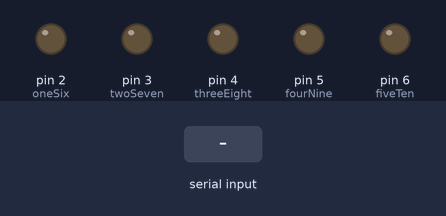
Bench run of a sketch on a simulated Arduino Uno, built with avr-gcc and run on an emulated ATmega328P. On the bench: output pins drawn as LEDs (lit = HIGH). The test bench sets the inputs (shaded band).

Above: at 3.9 s.
4.0 s: "90,45\n" received over Serial
At 6.2 s:
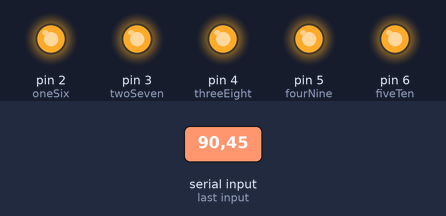
6.5 s: "30,150\n" received over Serial
At 7.6 s:
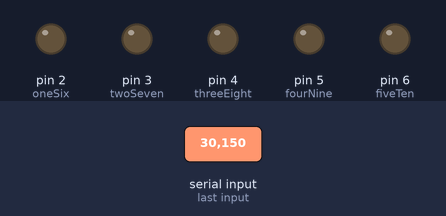
8.0 s: "2\n" received over Serial
At 8.7 s:
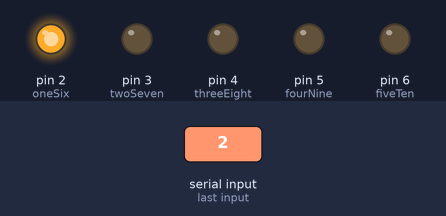
Timing chart, 0 to 11.0 s (numbered marks = the images above; inputs shaded):
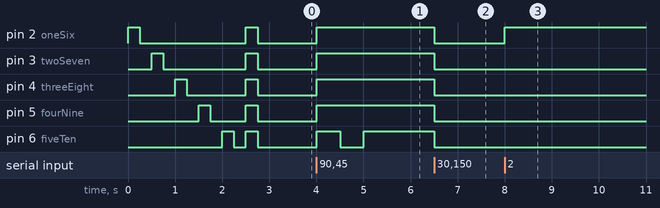

Measured:
- after the input at 4.0 s, pin 2 (oneSix), pin 3 (twoSeven), pin 4 (threeEight), pin 5 (fourNine): LOW → HIGH at once; pin 6 (fiveTen): LOW → HIGH at once, → LOW 0.50 s later, → HIGH 0.50 s later
- after the input at 6.5 s, pin 2 (oneSix), pin 3 (twoSeven), pin 4 (threeEight), pin 5 (fourNine), pin 6 (fiveTen): HIGH → LOW at once
- after the input at 8.0 s, pin 2 (oneSix): LOW → HIGH at once

The sketch:

arduino.ino
```cpp
boolean contin = false;
int input = 200;
int oneSix = 2;
int twoSeven = 3;
int threeEight = 4;
int fourNine = 5;
int fiveTen = 6;
void setup() {
  // put your setup code here, to run once:
  Serial.begin(9600);
  pinMode(oneSix, OUTPUT);
  pinMode(twoSeven, OUTPUT);
  pinMode(threeEight, OUTPUT);
  pinMode(fourNine, OUTPUT);
  pinMode(fiveTen, OUTPUT);
  startUp(); //plays a startup seuqence
}

void loop() {
  // put your main code here, to run repeatedly:

  switch((input/10)){
    int solids [6];
    case 0: //processor usage between 0-9%
      solids[0] = oneSix;
      solid(solids, 1);
      break;
    case 1:  //usage between 10-19%
      solids[0] = oneSix;
      solids[1] = twoSeven;
      solid(solids, 2);
      break;
    case 2: //usage between 20-29%
      solids[0] = oneSix;
      solids[1] = twoSeven;
      solids[2] = threeEight;
      solid(solids, 3);
      break;
    case 3: //usage between 30-39%
      solids[0] = oneSix;
      solids[1] = twoSeven;
      solids[2] = threeEight;
      solids[3] = fourNine;
      solid(solids, 4);
      break;
    case 4: //usage between 40-49%
      solids[0] = oneSix;
      solids[1] = twoSeven;
      solids[2] = threeEight;
      solids[3] = fourNine;
      solids[4] = fiveTen;
      solid(solids, 5);
      break;
    case 5:  //usage between 50-59%
    contin = true;

    blnk(oneSix);
      break;
    case 6: //usage between 60-69%
    solids[0] = oneSix;
    solid(solids, 1);
    contin = true;
    blnk(twoSeven);
      break;
    case 7: //usage between 70-79%
    solids[0] = oneSix;
    solids[1] = twoSeven;
    solid(solids, 2);
    contin = true;
    blnk(threeEight);
    break;
    case 8:  //usage between 80-89%
      solids[0] = oneSix;
      solids[1] = twoSeven;
      solids[2] = threeEight;
      solid(solids, 3);
      contin = true;
      blnk(fourNine);
      break;
    case 9: //usage between 90-99%
      solids[0] = oneSix;
      solids[1] = twoSeven;
      solids[2] = threeEight;
      solids[3] = fourNine;
      solid(solids, 4);
      contin = true;
      blnk(fiveTen);

      break;
    case 10: //usage at 100%
     // contin = true;
      break;
    default:
      break;
  }


}
void serialEvent(){

  if(Serial.available()){
    int temp = Serial.parseInt();
    if(temp > 1){
      input = temp;
      //contin = false;
      reset(); //turns off the lights between updates
    }
  }
}
void solid(int pin[] , int siz){
  for(int i = 0; i < siz; i++){
    digitalWrite(pin[i], HIGH);
  }
  for(int k = siz; k < 5; k++){
    digitalWrite(pin[k], LOW);
  }
}
//only one light blinks at a time, the rest are either solid or off. If processor usage is 60%, pin 3 will blink, pin 2 will be solid, all others will be off
void blnk(int pin){

    digitalWrite(pin, HIGH);
    delay(500);
    digitalWrite(pin, LOW);
    delay(500);
}
//turns all lights off in between updates
void reset(){
  contin = false;
  for(int i = 2; i <8; i++){
    digitalWrite(i, LOW);
  }
}
//displays a startup light sequence when first turned on
void startUp(){
    for(int i = 2; i <=6; i++){
      digitalWrite(i, HIGH);
      delay(250);
      digitalWrite(i, LOW);
      delay(250);
    }
    digitalWrite(2, HIGH);
    digitalWrite(3, HIGH);
    digitalWrite(4, HIGH);
    digitalWrite(5, HIGH);
    digitalWrite(6, HIGH);
    delay(250);
    digitalWrite(2, LOW);
    digitalWrite(3, LOW);
    digitalWrite(4, LOW);
    digitalWrite(5, LOW);
    digitalWrite(6, LOW);


}
```
